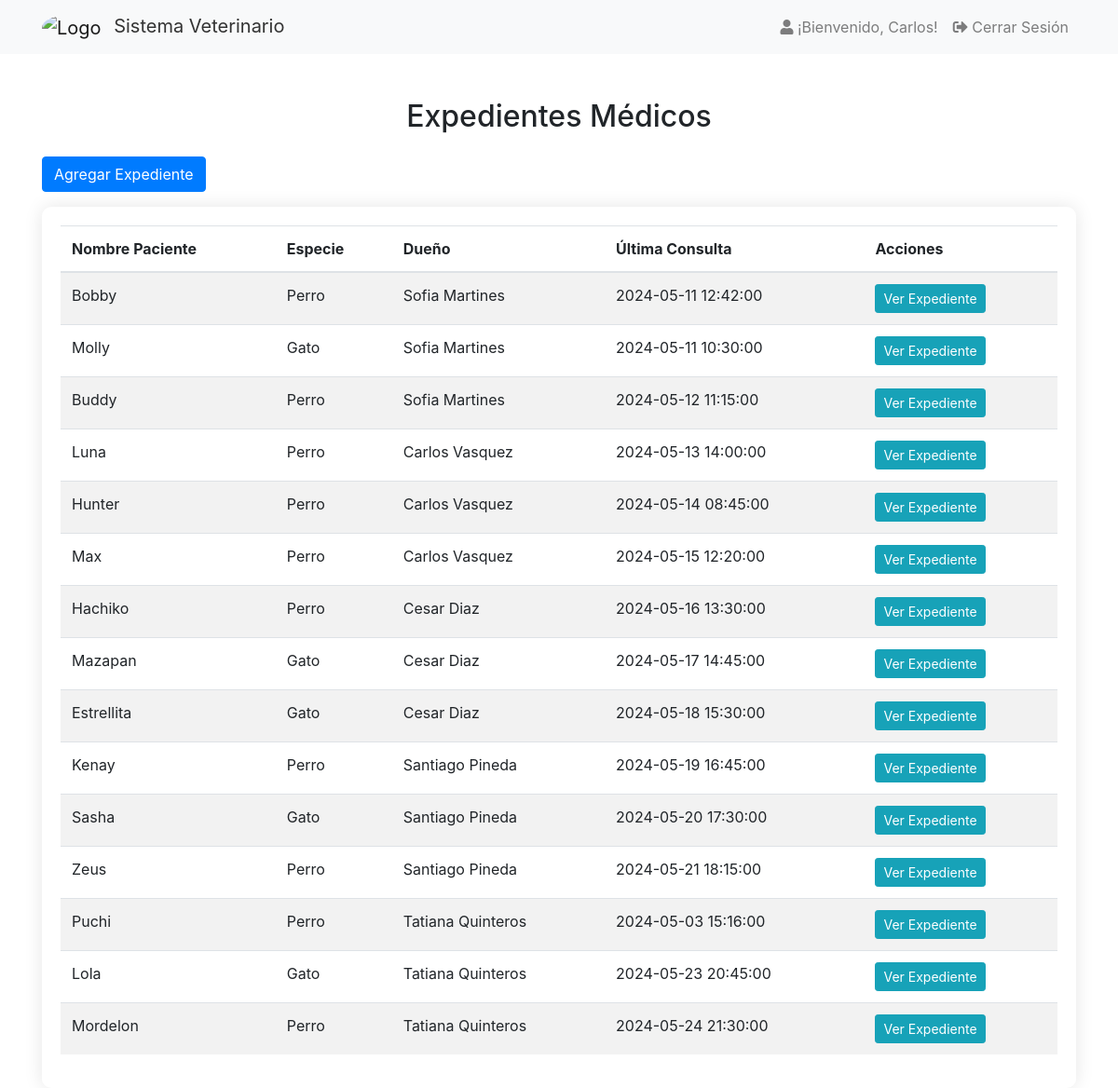
The page /views/admin_views/ver_expedienteadmin.php (signed in) on the database its author committed.
### tables this page shows
CREATE TABLE IF NOT EXISTS `paciente` (
  `id_paciente` int NOT NULL AUTO_INCREMENT,
  `id_usuario` int DEFAULT NULL,
  `nombre` varchar(30) DEFAULT NULL,
  `edad` int DEFAULT NULL,
  `genero` enum('macho','hembra','otro') DEFAULT NULL,
  `animal` varchar(40) DEFAULT NULL,
  `foto_nombre` varchar(255) DEFAULT NULL,
  `foto_tipo` varchar(100) DEFAULT NULL,
  `foto_contenido` longblob,
  `foto` varchar(255) DEFAULT NULL,
  PRIMARY KEY (`id_paciente`),
  KEY `id_usuario` (`id_usuario`)
);

### views/admin_views/ver_expedienteadmin.php (the view, shortened to what this page needs)
<?php
require_once "../../utils/db_connection.php";
$sql_pacientes = "SELECT p.id_paciente, p.nombre AS nombre_paciente, p.animal AS especie_paciente,
                        CONCAT(u.nombre, ' ', u.apellido) AS dueño_paciente,
                        MAX(c.fecha_cita) AS ultima_consulta
                    FROM paciente p
                    JOIN usuario u ON p.id_usuario = u.id_usuario
                    LEFT JOIN cita c ON p.id_paciente = c.id_paciente
                    GROUP BY p.id_paciente";
$result_pacientes = $conn->query($sql_pacientes);
?>
<!DOCTYPE html>
<html lang="es">
<head>
    <link rel="stylesheet" href="../../css/styles2.css">
    <link rel="stylesheet" href="https://maxcdn.bootstrapcdn.com/bootstrap/4.5.2/css/bootstrap.min.css">
</head>
<body>
    <?php include '../header.php'; ?>
    <div class="container mt-5">
        <h2 class="text-center mb-4">Expedientes Médicos</h2>
        <a href="agregar_expediente.php" class="btn btn-primary mb-3">Agregar Expediente</a>
        <div class="table-responsive">
            <table class="table table-striped">
                <thead>
                    <tr>
                        <th>Nombre Paciente</th>
                        <th>Especie</th>
                        <th>Dueño</th>
                        <th>Última Consulta</th>
                        <th>Acciones</th>
                    </tr>
                </thead>
                <tbody>
                    <?php while ($row = $result_pacientes->fetch_assoc()): ?>
                        <tr>
                            <td><?php echo $row['nombre_paciente']; ?></td>
                            <td><?php echo $row['especie_paciente']; ?></td>
                            <td><?php echo $row['dueño_paciente']; ?></td>
                            <td><?php echo $row['ultima_consulta']; ?></td>
                            <td>
                                <a href="ver_expediente_individual.php?id_paciente=<?php echo $row['id_paciente']; ?>"
                                    class="btn btn-info btn-sm">Ver Expediente</a>
                            </td>
                        </tr>
                    <?php endwhile; ?>
                </tbody>
            </table>
        </div>
    </div>
</body>
</html>

### css/styles2.css (style rules this page uses)
body { font-family: Arial, sans-serif; background-image: url('../img/fondo.jpg'); background-size: cover; background-repeat: no-repeat; }
.table-responsive { background-color: rgba(255, 255, 255, 0.2); border-radius: 10px; box-shadow: 0 0 20px rgba(0, 0, 0, 0.1); padding: 20px; backdrop-filter: blur(10px); }
.table { background-color: transparent; }
.table-striped tbody tr:nth-of-type(odd) { background-color: rgba(255, 255, 255, 0.4); }
.table-striped tbody tr:nth-of-type(even) { background-color: rgba(255, 255, 255, 0.2); }

### rows shown on the page
paciente: nombre "Bobby", animal "Perro", dueño_paciente "Sofia Martines", ultima_consulta "2024-05-11 12:42:00"
paciente: nombre "Molly", animal "Gato", dueño_paciente "Sofia Martines", ultima_consulta "2024-05-11 10:30:00"
paciente: nombre "Buddy", animal "Perro", dueño_paciente "Sofia Martines", ultima_consulta "2024-05-12 11:15:00"
paciente: nombre "Luna", animal "Perro", dueño_paciente "Carlos Vasquez", ultima_consulta "2024-05-13 14:00:00"
paciente: nombre "Hunter", animal "Perro", dueño_paciente "Carlos Vasquez", ultima_consulta "2024-05-14 08:45:00"
paciente: nombre "Max", animal "Perro", dueño_paciente "Carlos Vasquez", ultima_consulta "2024-05-15 12:20:00"
paciente: nombre "Hachiko", animal "Perro", dueño_paciente "Cesar Diaz", ultima_consulta "2024-05-16 13:30:00"
paciente: nombre "Mazapan", animal "Gato", dueño_paciente "Cesar Diaz", ultima_consulta "2024-05-17 14:45:00"
paciente: nombre "Estrellita", animal "Gato", dueño_paciente "Cesar Diaz", ultima_consulta "2024-05-18 15:30:00"
paciente: nombre "Kenay", animal "Perro", dueño_paciente "Santiago Pineda", ultima_consulta "2024-05-19 16:45:00"
paciente: nombre "Sasha", animal "Gato", dueño_paciente "Santiago Pineda", ultima_consulta "2024-05-20 17:30:00"
paciente: nombre "Zeus", animal "Perro", dueño_paciente "Santiago Pineda", ultima_consulta "2024-05-21 18:15:00"
paciente: nombre "Puchi", animal "Perro", dueño_paciente "Tatiana Quinteros", ultima_consulta "2024-05-03 15:16:00"
paciente: nombre "Lola", animal "Gato", dueño_paciente "Tatiana Quinteros", ultima_consulta "2024-05-23 20:45:00"
paciente: nombre "Mordelon", animal "Perro", dueño_paciente "Tatiana Quinteros", ultima_consulta "2024-05-24 21:30:00"

### other values the page prints
$nombreUsuario "Carlos"
